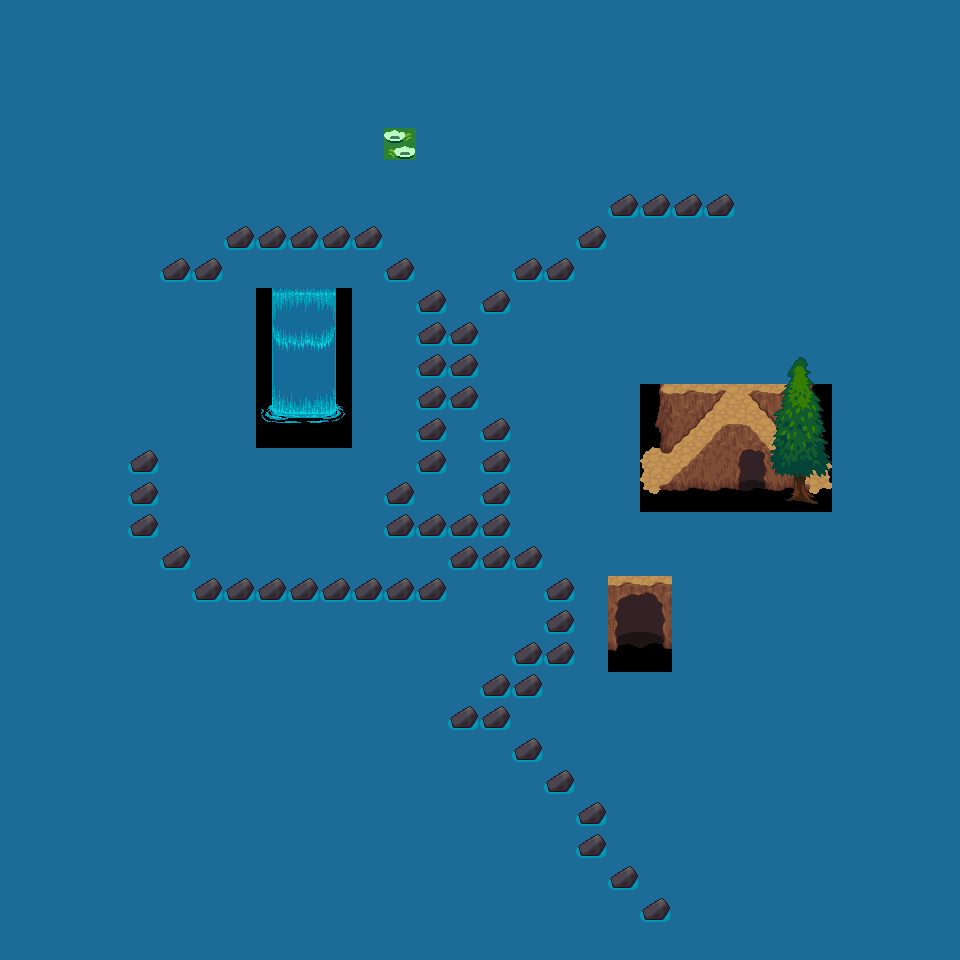

This game map was drawn from its Tiled (.tmx) file and the tilesets committed beside it. A one-line description and the trimmed map source follow:
An orthogonal 30x30 tile map with 32x32 px tiles, 2 tile layers (Tile Layer 1, Tile Layer 2).

<map version="1.0" orientation="orthogonal" width="30" height="30" tilewidth="32" tileheight="32">
 <tileset firstgid="1" name="Terrain" tilewidth="32" tileheight="32">
  <image source="../terrain_atlas.png" width="1024" height="1024" />
 </tileset>
 <layer name="Tile Layer 1" width="30" height="30">
  <data>[900 cells, 900 non-empty, 48 distinct tile ids]</data>
 </layer>
 <layer name="Tile Layer 2" width="30" height="30">
  <data>[900 cells, 10 non-empty, 10 distinct tile ids]</data>
 </layer>
</map>
